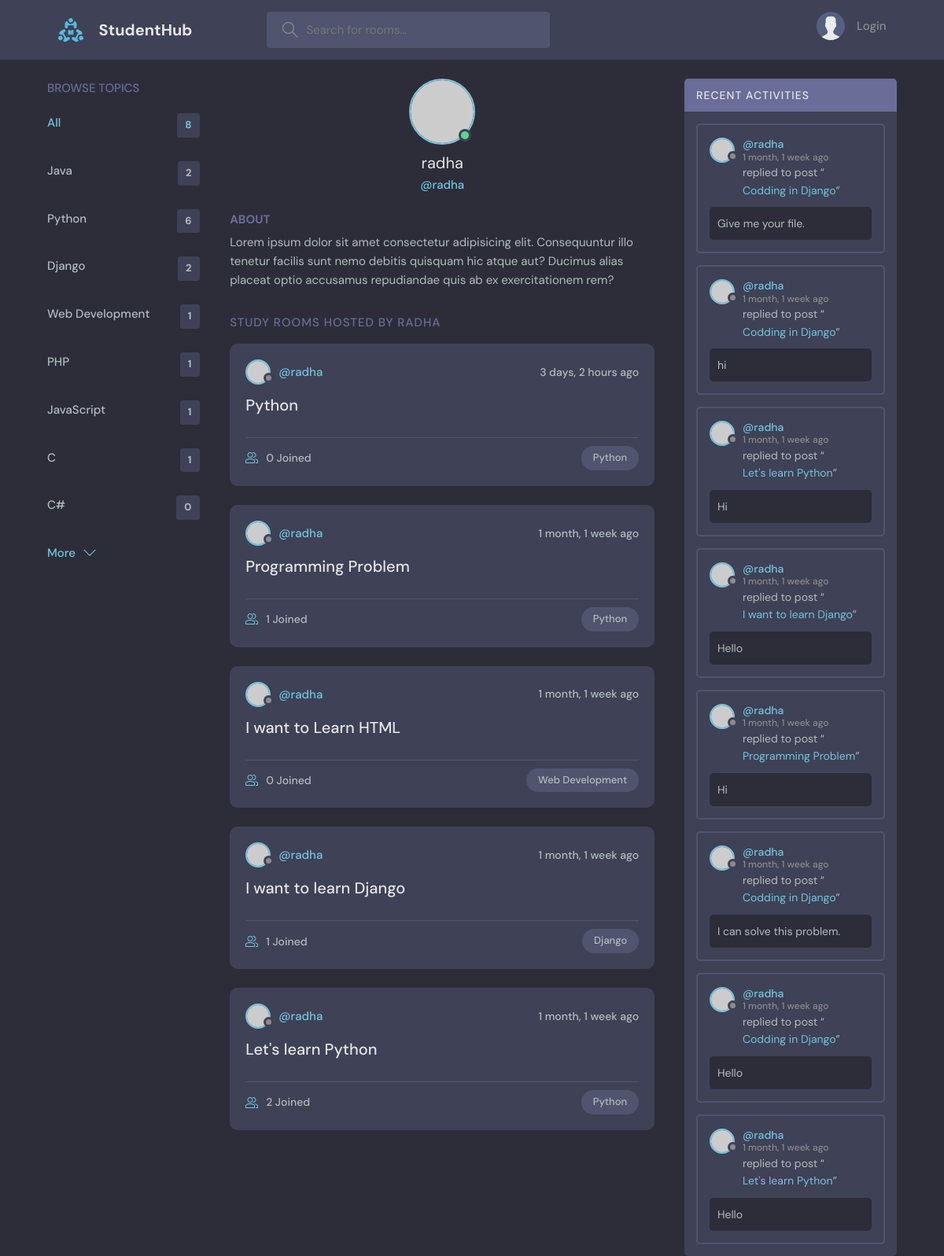
Page /profile/1/ on the committed database.
### base/models.py (models this page shows, shortened)
class Topic(models.Model):
    name = models.CharField(max_length=200)

class Room(models.Model):
    host = models.ForeignKey(User,on_delete=models.SET_NULL, null=True)
    topic = models.ForeignKey(Topic, on_delete=models.SET_NULL, null=True)
    name = models.CharField(max_length=200)
    description = models.TextField(null=True,blank=True)
    participants = models.ManyToManyField(User,related_name='participants',blank=True)
    updated = models.DateTimeField(auto_now=True)
    created = models.DateTimeField(auto_now_add=True)
    def __str__(self):
        return self.name
    class Meta:
        ordering = ['-updated','-created']

class Message(models.Model):
    user = models.ForeignKey(User, on_delete=models.CASCADE)
    room = models.ForeignKey(Room,on_delete=models.CASCADE)
    body = models.TextField()
    updated = models.DateTimeField(auto_now=True)
    created = models.DateTimeField(auto_now_add=True)
    class Meta:
        ordering = ['-updated','-created']

### base/views.py (the view)
# urls.py: path('profile/<str:pk>/',views.userProfile,name="user-profile"),
def userProfile(request, pk):
    user = User.objects.get(id=pk)
    rooms = user.room_set.all()
    room_messages = user.message_set.all()
    topics = Topic.objects.all()
    context = {'user': user, 'rooms': rooms,
               'room_messages': room_messages, 'topics': topics}
    return render(request, 'base/profile.html', context)

### templates/base/profile.html (shortened to what this page needs)
{% extends 'main.html' %}
{% block content %}
  <main class="profile-page layout layout--3">
    <div class="container">
      {% include 'base/topics_component.html' %}
      <div class="roomList">
        <div class="profile">
          <div class="profile__avatar">
            <div class="avatar avatar--large active">
              <img src="https://randomuser.me/api/portraits/men/11.jpg" />
            </div>
          </div>
          <div class="profile__info">
            <h3>{{user.username}}</h3>
            <p>@{{user.username}}</p>
          </div>
          <div class="profile__about">
            <h3>About</h3>
            <p>
              Lorem ipsum dolor sit amet consectetur adipisicing elit. Consequuntur illo tenetur
              facilis sunt nemo debitis quisquam hic atque aut? Ducimus alias placeat optio
              accusamus repudiandae quis ab ex exercitationem rem?
            </p>
          </div>
        </div>
        <div class="roomList__header">
          <div  >
            <h2>Study Rooms Hosted by {{user.username}}</a>
            </h2>
          </div>
        </div>
        {% include 'base/feed_component.html' %}
      </div>
      {% include 'base/activity_component.html' %}
    </div>
  </main>
{% endblock %}

### templates/main.html (shortened to what this page needs)
<!DOCTYPE html>
{% load static %}
<html lang="en">
  <head>
    <link rel="stylesheet" href="{% static 'style/style.css' %}" />
  </head>
  <body>
    {% include "navbar.html" %}
    {% block content%}
    {% endblock %}
  </body>
</html>

### templates/navbar.html (shortened to what this page needs)
{% load static %}
<header class="header header--loggedIn">
    <div class="container">
      <a href="{% url 'home' %}" class="header__logo">
        <img src="{% static 'images/logo.svg' %}" />
        <h1>StudentHub</h1>
      </a>
      <form class="header__search" method="GET" action="{% url 'home' %}">
        <label>
          <input name="q" placeholder="Search for rooms..." />
        </label>
      </form>
      <nav class="header__menu">
        {% if request.user.is_authenticated %}
        <div class="header__user">
          <a href="{% url 'user-profile' request.user.id %}">
            <div class="avatar avatar--medium active">
              <img src="https://randomuser.me/api/portraits/men/37.jpg" />
            </div>
            <p>{{request.user.username}} <span>{{request.user.username}}</span></p>
          </a>
          <button class="dropdown-button">
            <svg version="1.1" xmlns="http://www.w3.org/2000/svg" width="32" height="32" viewBox="0 0 32 32">
              <title>chevron-down</title>
              <path d="M16 21l-13-13h-3l16 16 16-16h-3l-13 13z"></path>
            </svg>
          </button>
        </div>
        {% else %}
        <a href="{% url 'login' %}">
            <img src="{% static 'images/avatar.svg' %}" />
            <p>Login</p>
        </a>
        {% endif %}
      </nav>
    </div>
  </header>

### templates/base/topics_component.html
<div class="topics">
    <div class="topics__header">
      <h2>Browse Topics</h2>
    </div>
    <ul class="topics__list">
      <li>
        <a href="{% url 'home' %}" class="active">All <span>{{topics.count}}</span></a>
      </li>
      {% for topic in topics %}
      <li>
        <a href="{% url 'home'%}?q={{topic.name}}">{{topic.name}} <span>{{topic.room_set.all.count}}</span></a>
      </li>
      {% endfor %}
    </ul>
    <a class="btn btn--link" href="{% url 'topics' %}">
      More
      <svg version="1.1" xmlns="http://www.w3.org/2000/svg" width="32" height="32" viewBox="0 0 32 32">
        <title>chevron-down</title>
        <path d="M16 21l-13-13h-3l16 16 16-16h-3l-13 13z"></path>
      </svg>
    </a>
  </div>

### templates/base/feed_component.html (shortened to what this page needs)
{% for room in rooms %}
<div class="roomListRoom">
    <div class="roomListRoom__header">
      <a href="{% url 'user-profile' room.host.id %}" class="roomListRoom__author">
        <div class="avatar avatar--small">
          <img src="https://randomuser.me/api/portraits/women/11.jpg" />
        </div>
        <span>@{{room.host.username}}</span>
      </a>
      <div class="roomListRoom__actions">
        <span>{{room.created|timesince}} ago</span>
      </div>
    </div>
    <div class="roomListRoom__content">
      <a href="{% url 'room' room.id %}">{{room.name}}</a>
    </div>
    <div class="roomListRoom__meta">
      <a href="{% url 'room' room.id %}" class="roomListRoom__joined">
        {{room.participants.all.count}} Joined
      </a>
      <p class="roomListRoom__topic">{{room.topic.name}}</p>
    </div>
  </div>
  {% endfor %}

### templates/base/activity_component.html (shortened to what this page needs)
<div class="activities">
    <div class="activities__header">
      <h2>Recent Activities</h2>
    </div>
    {% for message in room_messages %}
    <div class="activities__box">
      <div class="activities__boxHeader roomListRoom__header">
        <a href="{% url 'user-profile' message.user.id %}" class="roomListRoom__author">
          <div class="avatar avatar--small">
            <img src="https://randomuser.me/api/portraits/women/11.jpg" />
          </div>
          <p>
            @{{message.user}}
            <span>{{message.created|timesince}} ago</span>
          </p>
        </a>
      </div>
      <div class="activities__boxContent">
        <p>replied to post “<a href="{% url 'room' message.room.id %}">{{message.room}}</a>”</p>
        <div class="activities__boxRoomContent">
            {{message.body}}
        </div>
      </div>
    </div>
    {% endfor %}
  </div>

### rows in the picture
Topic: name "Java", room_set.all.count "2"
Topic: name "Python", room_set.all.count "6"
Topic: name "Django", room_set.all.count "2"
Topic: name "Web Development", room_set.all.count "1"
Topic: name "PHP", room_set.all.count "1"
Topic: name "JavaScript", room_set.all.count "1"
Topic: name "C", room_set.all.count "1"
Topic: name "C#", room_set.all.count "0"
Room: host.username "radha", created "3 days, 2 hours", name "Python", participants.all.count "0", topic.name "Python"
Room: host.username "radha", created "1 month, 1 week", name "Programming Problem", participants.all.count "1", topic.name "Python"
Room: host.username "radha", created "1 month, 1 week", name "I want to Learn HTML", participants.all.count "0", topic.name "Web Development"
Room: host.username "radha", created "1 month, 1 week", name "I want to learn Django", participants.all.count "1", topic.name "Django"
Room: host.username "radha", created "1 month, 1 week", name "Let's learn Python", participants.all.count "2", topic.name "Python"
Message: user "radha", created "1 month, 1 week", room "Codding in Django", body "Give me your file."
Message: user "radha", created "1 month, 1 week", room "Codding in Django", body "hi"
Message: user "radha", created "1 month, 1 week", room "Let's learn Python", body "Hi"
Message: user "radha", created "1 month, 1 week", room "I want to learn Django", body "Hello"
Message: user "radha", created "1 month, 1 week", room "Programming Problem", body "Hi"
Message: user "radha", created "1 month, 1 week", room "Codding in Django", body "I can solve this problem."
Message: user "radha", created "1 month, 1 week", room "Codding in Django", body "Hello"
Message: user "radha", created "1 month, 1 week", room "Let's learn Python", body "Hello"

### other values in the picture
{{ topics.count }} "8"
{{ user.username }} "radha"
{{ user.username }} "RADHA"
